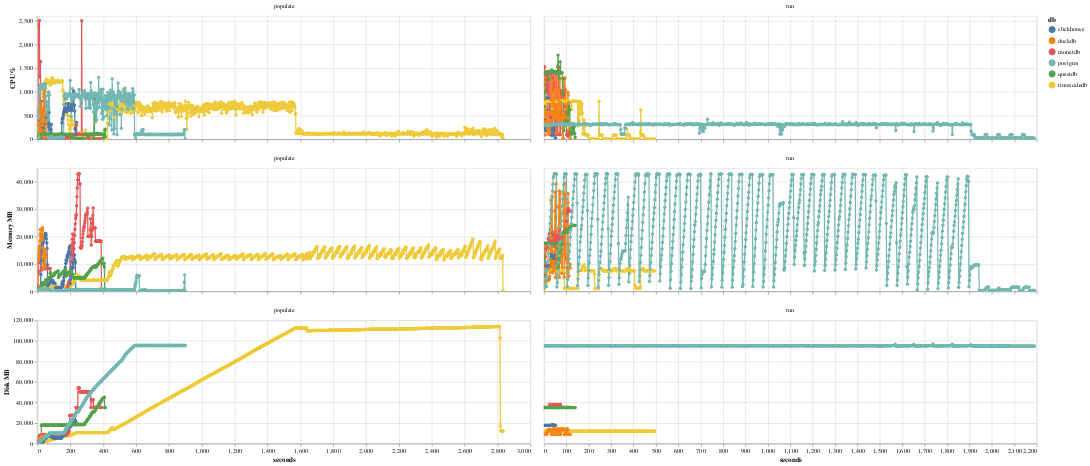

Notebook code for this chart:
### Code cell
df = db.execute(
    """
WITH first_metric_time AS (
    SELECT
        benchmark_id,
        MIN(time) AS start_time
    FROM metric
    GROUP BY benchmark_id
)
SELECT
    b.db,
    b.suite,
    b.operation,
    epoch(m.time - fm.start_time) AS seconds_since_start,
    m.cpu_percent,
    m.mem_mb,
    m.disk_mb
FROM metric m
JOIN first_metric_time fm ON m.benchmark_id = fm.benchmark_id
JOIN benchmark b ON m.benchmark_id = b.id
WHERE b.suite = (?)
and b.deleted_at is null
ORDER BY b.id, seconds_since_start;
""",
    [SUITE],
).pl()

df = df.with_columns(pl.col.cpu_percent.clip(0, 25 * 100))

df_long = df.unpivot(
    on=["cpu_percent", "mem_mb", "disk_mb"],
    index=["db", "suite", "operation", "seconds_since_start"],
    variable_name="metric",
    value_name="value",
)

df_long = df_long.with_columns(
    [
        pl.col("db").cast(pl.Categorical),
        pl.col("operation").cast(pl.Categorical),
        pl.col("metric").cast(pl.Categorical),
    ]
)

selector = alt.selection_point(fields=["db"], bind="legend")

width = 800
height = 200

cpu_chart = (
    alt.Chart(df_long.filter(pl.col("metric") == "cpu_percent"))
    .mark_line(point=True)
    .encode(
        x=alt.X("seconds_since_start:Q", axis=alt.Axis(title=None, ticks=True, grid=True, labels=False)),
        y=alt.Y("value:Q", axis=alt.Axis(title="CPU %", ticks=True, grid=True), scale=alt.Scale(zero=False)),
        color=alt.Color("db:N"),
        tooltip=[
            "db",
            "suite",
            "operation",
            "metric",
            alt.Tooltip("seconds_since_start:Q", format=".0f"),
            alt.Tooltip("value:Q", format=".0f"),
        ],
        opacity=alt.condition(selector, alt.value(1.0), alt.value(0.1)),
    )
    .add_params(selector)
    .properties(width=width, height=height)
    .facet(column=alt.Column("operation:N", title=None))
    .resolve_scale(x="independent")
)

mem_chart = (
    alt.Chart(df_long.filter(pl.col("metric") == "mem_mb"))
    .mark_line(point=True)
    .encode(
        x=alt.X("seconds_since_start:Q", axis=alt.Axis(title=None, ticks=True, grid=True, labels=False)),
        y=alt.Y("value:Q", axis=alt.Axis(title="Memory MB", ticks=True, grid=True), scale=alt.Scale(zero=False)),
        color=alt.Color("db:N"),
        tooltip=[
            "db",
            "suite",
            "operation",
            "metric",
            alt.Tooltip("seconds_since_start:Q", format=".2f"),
            alt.Tooltip("value:Q", format=".1f"),
        ],
        opacity=alt.condition(selector, alt.value(1.0), alt.value(0.1)),
    )
    .add_params(selector)
    .properties(width=width, height=height)
    .facet(column=alt.Column("operation:N", title=None))
    .resolve_scale(x="independent")
)

disk_chart = (
    alt.Chart(df_long.filter(pl.col("metric") == "disk_mb"))
    .mark_line(point=True)
    .encode(
        x=alt.X("seconds_since_start:Q", axis=alt.Axis(title="seconds", ticks=True, grid=True)),
        y=alt.Y("value:Q", axis=alt.Axis(title="Disk MB", ticks=True, grid=True), scale=alt.Scale(zero=False)),
        color=alt.Color("db:N"),
        tooltip=[
            "db",
            "suite",
            "operation",
            "metric",
            alt.Tooltip("seconds_since_start:Q", format=".2f"),
            alt.Tooltip("value:Q", format=".1f"),
        ],
        opacity=alt.condition(selector, alt.value(1.0), alt.value(0.1)),
    )
    .add_params(selector)
    .properties(width=width, height=height)
    .facet(column=alt.Column("operation:N", title=None))
    .resolve_scale(x="independent")
)

chart = alt.vconcat(cpu_chart, mem_chart, disk_chart).interactive(bind_y=False)

chart

### Figure 1 — Vega-Lite specification as saved in the notebook (floating-point values rounded to 4 significant figures; data arrays with more than 128 entries replaced by an {"elided": "..."} marker saying what was removed)
{"config": {"view": {"continuousWidth": 300, "continuousHeight": 300}}, "vconcat": [{"data": {"name": "data-652638b8e385923005b503ab433bfa26"}, "facet": {"column": {"field": "operation", "title": null, "type": "nominal"}}, "spec": {"mark": {"type": "line", "point": true}, "encoding": {"color": {"field": "db", "type": "nominal"}, "opacity": {"condition": {"param": "param_2", "value": 1.0}, "value": 0.1}, "tooltip": [{"field": "db", "type": "ordinal"}, {"field": "suite", "type": "nominal"}, {"field": "operation", "type": "ordinal"}, {"field": "metric", "type": "ordinal"}, {"field": "seconds_since_start", "format": ".0f", "type": "quantitative"}, {"field": "value", "format": ".0f", "type": "quantitative"}], "x": {"axis": {"grid": true, "labels": false, "ticks": true, "title": null}, "field": "seconds_since_start", "type": "quantitative"}, "y": {"axis": {"grid": true, "ticks": true, "title": "CPU %"}, "field": "value", "scale": {"zero": false}, "type": "quantitative"}}, "height": 200, "name": "view_1", "width": 800}, "resolve": {"scale": {"x": "independent"}}}, {"data": {"name": "data-1d20559405bcde61e09a2074c93485b7"}, "facet": {"column": {"field": "operation", "title": null, "type": "nominal"}}, "spec": {"mark": {"type": "line", "point": true}, "encoding": {"color": {"field": "db", "type": "nominal"}, "opacity": {"condition": {"param": "param_2", "value": 1.0}, "value": 0.1}, "tooltip": [{"field": "db", "type": "ordinal"}, {"field": "suite", "type": "nominal"}, {"field": "operation", "type": "ordinal"}, {"field": "metric", "type": "ordinal"}, {"field": "seconds_since_start", "format": ".2f", "type": "quantitative"}, {"field": "value", "format": ".1f", "type": "quantitative"}], "x": {"axis": {"grid": true, "labels": false, "ticks": true, "title": null}, "field": "seconds_since_start", "type": "quantitative"}, "y": {"axis": {"grid": true, "ticks": true, "title": "Memory MB"}, "field": "value", "scale": {"zero": false}, "type": "quantitative"}}, "height": 200, "name": "view_2", "width": 800}, "resolve": {"scale": {"x": "independent"}}}, {"data": {"name": "data-227788e8f1f5648f2830cb147c87cb1f"}, "facet": {"column": {"field": "operation", "title": null, "type": "nominal"}}, "spec": {"mark": {"type": "line", "point": true}, "encoding": {"color": {"field": "db", "type": "nominal"}, "opacity": {"condition": {"param": "param_2", "value": 1.0}, "value": 0.1}, "tooltip": [{"field": "db", "type": "ordinal"}, {"field": "suite", "type": "nominal"}, {"field": "operation", "type": "ordinal"}, {"field": "metric", "type": "ordinal"}, {"field": "seconds_since_start", "format": ".2f", "type": "quantitative"}, {"field": "value", "format": ".1f", "type": "quantitative"}], "x": {"axis": {"grid": true, "ticks": true, "title": "seconds"}, "field": "seconds_since_start", "type": "quantitative"}, "y": {"axis": {"grid": true, "ticks": true, "title": "Disk MB"}, "field": "value", "scale": {"zero": false}, "type": "quantitative"}}, "height": 200, "name": "view_3", "width": 800}, "resolve": {"scale": {"x": "independent"}}}], "params": [{"name": "param_2", "select": {"type": "point", "fields": ["db"]}, "bind": "legend", "views": ["view_1", "view_2", "view_3"]}, {"name": "param_3", "select": {"type": "interval", "encodings": ["x"]}, "bind": "scales", "views": ["view_1", "view_2", "view_3"]}], "$schema": "https://vega.github.io/schema/vega-lite/v5.20.1.json", "datasets": {"data-652638b8e385923005b503ab433bfa26": {"elided": "4021 records"}, "data-1d20559405bcde61e09a2074c93485b7": {"elided": "4021 records"}, "data-227788e8f1f5648f2830cb147c87cb1f": {"elided": "4021 records"}}}
